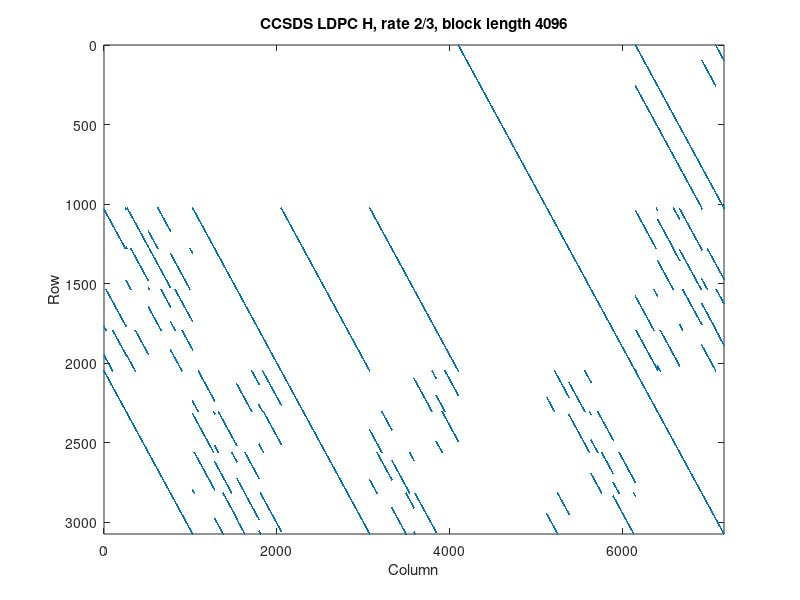

Write MATLAB code to recreate this figure.
% CCSDS 131.0-B-5 / Section 7.4 LDPC parity-check matrix builder.
% This script builds the full parity-check matrix H, including the last
% punctured M columns defined by Section 7.4.2.5.

% Interactive selection among the 9 supported configurations.
fprintf('Select CCSDS LDPC configuration:\n');
fprintf('  1. rate 1/2, block length 1024\n');
fprintf('  2. rate 1/2, block length 4096\n');
fprintf('  3. rate 1/2, block length 16384\n');
fprintf('  4. rate 2/3, block length 1024\n');
fprintf('  5. rate 2/3, block length 4096\n');
fprintf('  6. rate 2/3, block length 16384\n');
fprintf('  7. rate 4/5, block length 1024\n');
fprintf('  8. rate 4/5, block length 4096\n');
fprintf('  9. rate 4/5, block length 16384\n');

selection = input('Enter a number from 1 to 9: ');

if selection == 1
  rate = '1/2';
  block_length = 1024;
elseif selection == 2
  rate = '1/2';
  block_length = 4096;
elseif selection == 3
  rate = '1/2';
  block_length = 16384;
elseif selection == 4
  rate = '2/3';
  block_length = 1024;
elseif selection == 5
  rate = '2/3';
  block_length = 4096;
elseif selection == 6
  rate = '2/3';
  block_length = 16384;
elseif selection == 7
  rate = '4/5';
  block_length = 1024;
elseif selection == 8
  rate = '4/5';
  block_length = 4096;
elseif selection == 9
  rate = '4/5';
  block_length = 16384;
else
  error('Invalid selection. Choose an integer from 1 to 9.');
end

% Section 7.4 supports:
%   rates: 1/2, 2/3, 4/5
%   information block lengths: 1024, 4096, 16384

if strcmp(rate, '1/2')
  if block_length == 1024
    M = 512;
  elseif block_length == 4096
    M = 2048;
  elseif block_length == 16384
    M = 8192;
  else
    error('Unsupported block length for rate 1/2.');
  end
elseif strcmp(rate, '2/3')
  if block_length == 1024
    M = 256;
  elseif block_length == 4096
    M = 1024;
  elseif block_length == 16384
    M = 4096;
  else
    error('Unsupported block length for rate 2/3.');
  end
elseif strcmp(rate, '4/5')
  if block_length == 1024
    M = 128;
  elseif block_length == 4096
    M = 512;
  elseif block_length == 16384
    M = 2048;
  else
    error('Unsupported block length for rate 4/5.');
  end
else
  error('Unsupported rate. Use 1/2, 2/3, or 4/5.');
end

supported_M = [128, 256, 512, 1024, 2048, 4096, 8192];
tuple_column = find(supported_M == M, 1);
if isempty(tuple_column)
  error('Unsupported submatrix size M.');
end

theta = [ ...
  3; 0; 1; 2; 2; 3; 0; 1; 0; 1; 2; 0; 2; 3; 0; 1; 2; 0; 1; 2; 0; 1; 2; 1; 2; 3];

phi0 = [ ...
     1,   59,   16,  160,  108,  226, 1148;
    22,   18,  103,  241,  126,  618, 2032;
     0,   52,  105,  185,  238,  404,  249;
    26,   23,    0,  251,  481,   32, 1807;
     0,   11,   50,  209,   96,  912,  485;
    10,    7,   29,  103,   28,  950, 1044;
     5,   22,  115,   90,   59,  534,  717;
    18,   25,   30,  184,  225,   63,  873;
     3,   27,   92,  248,  323,  971,  364;
    22,   30,   78,   12,   28,  304, 1926;
     3,   43,   70,  111,  386,  409, 1241;
     8,   14,   66,   66,  305,  708, 1769;
    25,   46,   39,  173,   34,  719,  532;
    25,   62,   84,   42,  510,  176,  768;
     2,   44,   79,  157,  147,  743, 1138;
    27,   12,   70,  174,  199,  759,  965;
     7,   38,   29,  104,  347,  674,  141;
     7,   47,   32,  144,  391,  958, 1527;
    15,    1,   45,   43,  165,  984,  505;
    10,   52,  113,  181,  414,   11, 1312;
     4,   61,   86,  250,   97,  413, 1840;
    19,   10,    1,  202,  158,  925,  709;
     7,   55,   42,   68,   86,  687, 1427;
     9,    7,  118,  177,  168,  752,  989;
    26,   12,   33,  170,  506,  867, 1925;
    17,    2,  126,   89,  489,  323,  270];

phi1 = [ ...
     0,    0,    0,    0,    0,    0,    0;
    27,   32,   53,  182,  375,  767, 1822;
    30,   21,   74,  249,  436,  227,  203;
    28,   36,   45,   65,  350,  247,  882;
     7,   30,   47,   70,  260,  284, 1989;
     1,   29,    0,  141,   84,  370,  957;
     8,   44,   59,  237,  318,  482, 1705;
    20,   29,  102,   77,  382,  273, 1083;
    26,   39,   25,   55,  169,  886, 1072;
    24,   14,    3,   12,  213,  634,  354;
     4,   22,   88,  227,   67,  762, 1942;
    12,   15,   65,   42,  313,  184,  446;
    23,   48,   62,   52,  242,  696, 1456;
    15,   55,   68,  243,  188,  413, 1940;
    15,   39,   91,  179,    1,  854, 1660;
    22,   11,   70,  250,  306,  544, 1661;
    31,    1,  115,  247,  397,  864,  587;
     3,   50,   31,  164,   80,   82,  708;
    29,   40,  121,   17,   33, 1009, 1466;
    21,   62,   45,   31,    7,  437,  433;
     2,   27,   56,  149,  447,   36, 1345;
     5,   38,   54,  105,  336,  562,  867;
    11,   40,  108,  183,  424,  816, 1551;
    26,   15,   14,  153,  134,  452, 2041;
     9,   11,   30,  177,  152,  290, 1383;
    17,   18,  116,   19,  492,  778, 1790];

phi2 = [ ...
     0,    0,    0,    0,    0,    0,    0;
    12,   46,    8,   35,  219,  254,  318;
    30,   45,  119,  167,   16,  790,  494;
    18,   27,   89,  214,  263,  642, 1467;
    10,   48,   31,   84,  415,  248,  757;
    16,   37,  122,  206,  403,  899, 1085;
    13,   41,    1,  122,  184,  328, 1630;
     9,   13,   69,   67,  279,  518,   64;
     7,    9,   92,  147,  198,  477,  689;
    15,   49,   47,   54,  307,  404, 1300;
    16,   36,   11,   23,  432,  698,  148;
    18,   10,   31,   93,  240,  160,  777;
     4,   11,   19,   20,  454,  497, 1431;
    23,   18,   66,  197,  294,  100,  659;
     5,   54,   49,   46,  479,  518,  352;
     3,   40,   81,  162,  289,   92, 1177;
    29,   27,   96,  101,  373,  464,  836;
    11,   35,   38,   76,  104,  592, 1572;
     4,   25,   83,   78,  141,  198,  348;
     8,   46,   42,  253,  270,  856, 1040;
     2,   24,   58,  124,  439,  235,  779;
    11,   33,   24,  143,  333,  134,  476;
    11,   18,   25,   63,  399,  542,  191;
     3,   37,   92,   41,   14,  545, 1393;
    15,   35,   38,  214,  277,  777, 1752;
    13,   21,  120,   70,  412,  483, 1627];

phi3 = [ ...
     0,    0,    0,    0,    0,    0,    0;
    13,   44,   35,  162,  312,  285, 1189;
    19,   51,   97,    7,  503,  554,  458;
    14,   12,  112,   31,  388,  809,  460;
    15,   15,   64,  164,   48,  185, 1039;
    20,   12,   93,   11,    7,   49, 1000;
    17,    4,   99,  237,  185,  101, 1265;
     4,    7,   94,  125,  328,   82, 1223;
     4,    2,  103,  133,  254,  898,  874;
    11,   30,   91,   99,  202,  627, 1292;
    17,   53,    3,  105,  285,  154, 1491;
    20,   23,    6,   17,   11,   65,  631;
     8,   29,   39,   97,  168,   81,  464;
    22,   37,  113,   91,  127,  823,  461;
    19,   42,   92,  211,    8,   50,  844;
    15,   48,  119,  128,  437,  413,  392;
     5,    4,   74,   82,  475,  462,  922;
    21,   10,   73,  115,   85,  175,  256;
    17,   18,  116,  248,  419,  715, 1986;
     9,   56,   31,   62,  459,  537,   19;
    20,    9,  127,   26,  468,  722,  266;
    18,   11,   98,  140,  209,   37,  471;
    31,   23,   23,  121,  311,  488, 1166;
    13,    8,   38,   12,  211,  179, 1300;
     2,    7,   18,   41,  510,  430, 1033;
    18,   24,   62,  249,  320,  264, 1606];

if mod(M, 4) ~= 0
  error('Section 7.4 requires M divisible by 4.');
end

I = speye(M);
Z = sparse(M, M);
quarter_M = M / 4;

Pi = cell(26, 1);
for k = 1:26
  phi_values = [phi0(k, tuple_column), phi1(k, tuple_column), ...
                phi2(k, tuple_column), phi3(k, tuple_column)];
  row_index = zeros(M, 1);
  column_index = zeros(M, 1);
  for i = 0:(M - 1)
    j = floor((4 * i) / M);
    pi_value = quarter_M * mod(theta(k) + j, 4) + mod(phi_values(j + 1) + i, quarter_M);
    row_index(i + 1) = i + 1;
    column_index(i + 1) = pi_value + 1;
  end
  Pi{k} = sparse(row_index, column_index, 1, M, M);
end

% The non-identity CCSDS blocks are modulo-2 sums of permutation matrices.
S1  = Pi{1};
S2  = mod(Pi{2}  + Pi{3}  + Pi{4},  2);
S3  = mod(Pi{5}  + Pi{6},          2);
S4  = mod(Pi{7}  + Pi{8},          2);
S5  = mod(Pi{9}  + Pi{10} + Pi{11}, 2);
S6  = mod(Pi{12} + Pi{13} + Pi{14}, 2);
S7  = mod(Pi{15} + Pi{16} + Pi{17}, 2);
S8  = mod(Pi{18} + Pi{19} + Pi{20}, 2);
S9  = mod(Pi{21} + Pi{22} + Pi{23}, 2);
S10 = mod(Pi{24} + Pi{25} + Pi{26}, 2);

% Section 7.4.2.2: rate-1/2 parity-check matrix.
H_half = [Z,  Z,  I,  Z,      mod(I + S1, 2);
          I,  I,  Z,  I,      S2;
          I,  S3, Z,  S4,     I];

if strcmp(rate, '1/2')
  H = sparse(mod(H_half, 2));
elseif strcmp(rate, '2/3')
  % Section 7.4.2.3: rate-2/3 parity-check matrix.
  H = [Z,  Z,  Z,  Z,  I,  Z,      mod(I + S1, 2);
       S5, I,  I,  I,  Z,  I,      S2;
       I,  S6, I,  S3, Z,  S4,     I];
  H = sparse(mod(H, 2));
elseif strcmp(rate, '4/5')
  % Section 7.4.2.3: rate-4/5 parity-check matrix, expressed as a 6-column
  % extension prepended to the rate-1/2 structure.
  H = [Z,   Z,   Z,   Z,   Z,   Z,   Z,  Z,  I,  Z,      mod(I + S1, 2);
       S9,  S7,  S5,  S6,  I,   I,   I,  I,  Z,  I,      S2;
       S10, S8,  Z,   Z,   I,   I,   I,  S3, Z,  S4,     I];
  H = sparse(mod(H, 2));
else
  error('Unsupported rate.');
end

fprintf('Built CCSDS LDPC H for rate %s, block length %d.\n', rate, block_length);
fprintf('H size: %d x %d\n', rows(H), columns(H));
fprintf('Submatrix size M: %d\n', M);
fprintf('Last %d columns are the punctured columns defined by Section 7.4.2.5.\n', M);

% Save a PNG showing the sparsity pattern of H in the current folder.
image_filename = sprintf('H_%s_%d.png', strrep(rate, '/', '_'), block_length);
figure('visible', 'off');
spy(H, 4);
title(sprintf('CCSDS LDPC H, rate %s, block length %d', rate, block_length));
xlabel('Column');
ylabel('Row');
print(image_filename, '-dpng');
close(gcf);

fprintf('Saved H plot to %s\n', image_filename);

mat_filename = sprintf('H_%s_%d.mat', strrep(rate, '/', '_'), block_length);
save(mat_filename, 'H', 'rate', 'block_length', 'M');
fprintf('Saved H matrix to %s\n', mat_filename);
